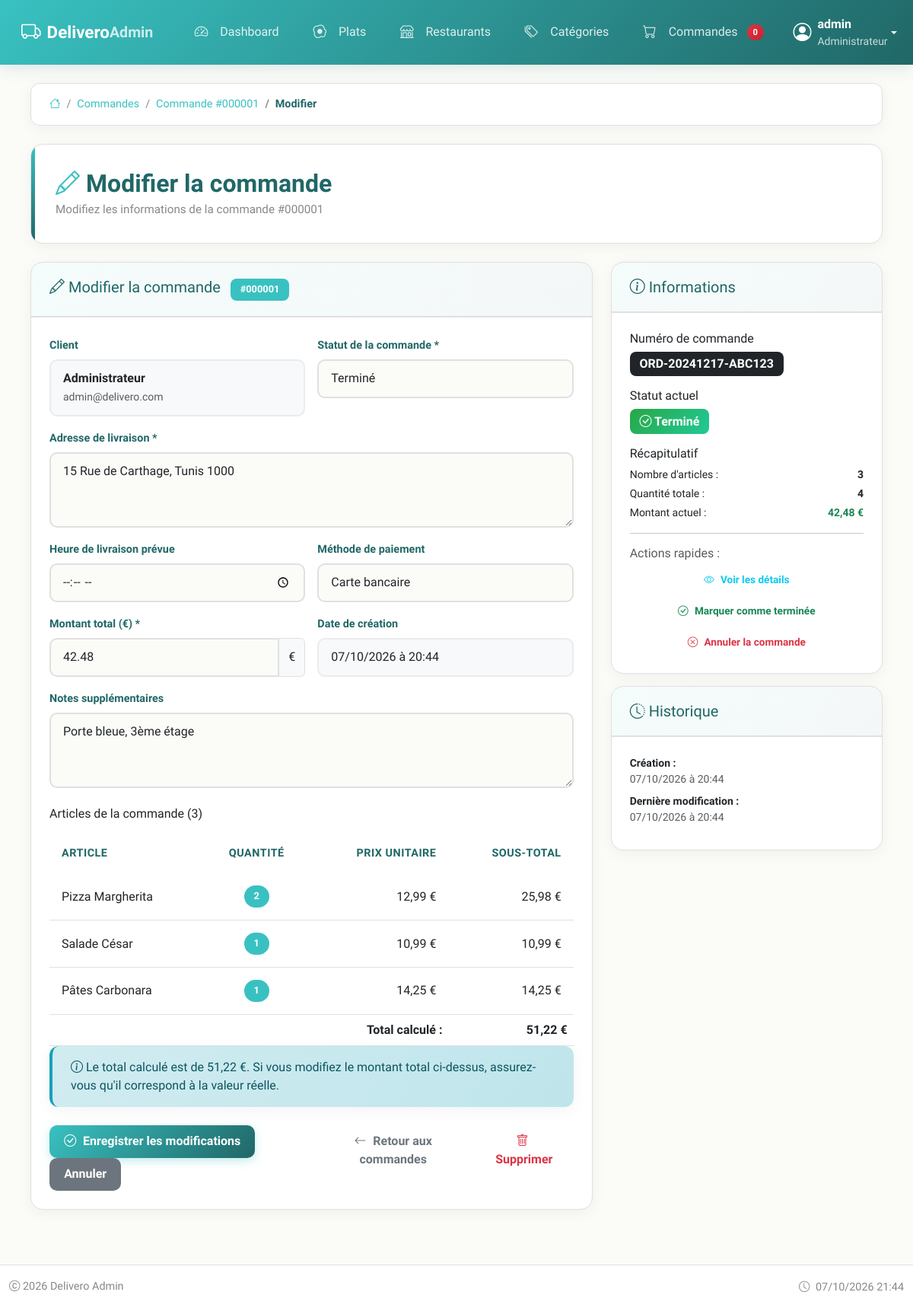
/admin/edit_order.php?id=1 (signed in), run on the app's committed database.
### tables this page shows
CREATE TABLE IF NOT EXISTS orders (
    id INT AUTO_INCREMENT PRIMARY KEY,
    order_number VARCHAR(20) UNIQUE NOT NULL,
    user_id INT,
    total DECIMAL(10,2) NOT NULL,
    status ENUM('pending', 'preparing', 'delivering', 'completed', 'cancelled') DEFAULT 'pending',
    delivery_address TEXT,
    delivery_time TIME,
    payment_method VARCHAR(50),
    notes TEXT,
    created_at TIMESTAMP DEFAULT CURRENT_TIMESTAMP,
    updated_at TIMESTAMP DEFAULT CURRENT_TIMESTAMP ON UPDATE CURRENT_TIMESTAMP,
    FOREIGN KEY (user_id) REFERENCES users(id) ON DELETE SET NULL,
    INDEX idx_order_number (order_number),
    INDEX idx_status (status),
    INDEX idx_created (created_at)
);

CREATE TABLE IF NOT EXISTS users (
    id INT AUTO_INCREMENT PRIMARY KEY,
    username VARCHAR(50) UNIQUE NOT NULL,
    email VARCHAR(100) UNIQUE NOT NULL,
    password VARCHAR(255) NOT NULL,
    full_name VARCHAR(100),
    phone VARCHAR(20),
    address TEXT,
    role ENUM('admin', 'user') DEFAULT 'user',
    is_active BOOLEAN DEFAULT TRUE,
    created_at TIMESTAMP DEFAULT CURRENT_TIMESTAMP,
    last_login TIMESTAMP NULL,
    INDEX idx_username (username),
    INDEX idx_email (email),
    INDEX idx_role (role)
);

CREATE TABLE IF NOT EXISTS order_items (
    id INT AUTO_INCREMENT PRIMARY KEY,
    order_id INT NOT NULL,
    dish_id INT,
    quantity INT NOT NULL,
    price DECIMAL(10,2) NOT NULL,
    subtotal DECIMAL(10,2) NOT NULL,
    FOREIGN KEY (order_id) REFERENCES orders(id) ON DELETE CASCADE,
    FOREIGN KEY (dish_id) REFERENCES dishes(id) ON DELETE SET NULL,
    INDEX idx_order (order_id),
    INDEX idx_dish (dish_id)
);

CREATE TABLE IF NOT EXISTS dishes (
    id INT AUTO_INCREMENT PRIMARY KEY,
    name VARCHAR(200) NOT NULL,
    description TEXT,
    price DECIMAL(10,2) NOT NULL,
    category_id INT,
    restaurant_id INT,
    image VARCHAR(255),
    preparation_time INT DEFAULT 20,
    is_available BOOLEAN DEFAULT TRUE,
    is_special BOOLEAN DEFAULT FALSE,
    is_vegetarian BOOLEAN DEFAULT FALSE,
    calories INT,
    ingredients TEXT,
    rating DECIMAL(3,1) DEFAULT 4.0,
    order_count INT DEFAULT 0,
    created_at TIMESTAMP DEFAULT CURRENT_TIMESTAMP,
    updated_at TIMESTAMP DEFAULT CURRENT_TIMESTAMP ON UPDATE CURRENT_TIMESTAMP,
    FOREIGN KEY (category_id) REFERENCES categories(id) ON DELETE SET NULL,
    FOREIGN KEY (restaurant_id) REFERENCES restaurants(id) ON DELETE SET NULL,
    INDEX idx_category (category_id),
    INDEX idx_restaurant (restaurant_id),
    INDEX idx_available (is_available),
    INDEX idx_special (is_special),
    INDEX idx_price (price)
);

### admin/templates/order_form.phtml (the view, shortened to what the rows shown need)
<div class="row">
    <div class="col-lg-8">
        <div class="card">
            <div class="card-header">
                <h5 class="card-title mb-0">
                    <i class="bi bi-pencil"></i> Modifier la commande
                    <span class="badge bg-primary ms-2">#<?= str_pad($order['id'], 6, '0', STR_PAD_LEFT) ?></span>
                </h5>
            </div>
            <div class="card-body">
                <form method="POST">
                    <div class="row g-3">
                        <div class="col-md-6">
                            <div class="form-control bg-light" readonly>
                                <strong><?= htmlspecialchars($order['full_name'] ?? $order['username']) ?></strong>
                                <?php if ($order['email']): ?>
                                    <br><small class="text-muted"><?= htmlspecialchars($order['email']) ?></small>
                                <?php endif; ?>
                            </div>
                        </div>
                        <div class="col-md-6">
                            <label for="status" class="form-label">Statut de la commande *</label>
                            <select class="form-select" id="status" name="status" required>
                                <option value="completed" <?= ($order['status'] == 'completed') ? 'selected' : '' ?>>Terminé</option>
                            </select>
                        </div>
                        <div class="col-12">
                            <label for="delivery_address" class="form-label">Adresse de livraison *</label>
                            <textarea class="form-control" id="delivery_address" name="delivery_address"
                                      rows="3" required><?= htmlspecialchars($order['delivery_address'] ?? '') ?></textarea>
                        </div>
                        <div class="col-md-6">
                            <label for="payment_method" class="form-label">Méthode de paiement</label>
                            <select class="form-select" id="payment_method" name="payment_method">
                                <option value="Carte bancaire" <?= ($order['payment_method'] == 'Carte bancaire') ? 'selected' : '' ?>>Carte bancaire</option>
                            </select>
                        </div>
                        <div class="col-md-6">
                            <div class="input-group">
                                <input type="number" class="form-control" id="total" name="total"
                                       step="0.01" min="0.01" value="<?= htmlspecialchars($order['total'] ?? '0.00') ?>" required>
                                <span class="input-group-text">€</span>
                            </div>
                        </div>
                        <div class="col-md-6">
                            <label class="form-label">Date de création</label>
                            <div class="form-control bg-light" readonly>
                                <?= date('d/m/Y à H:i', strtotime($order['created_at'])) ?>
                            </div>
                        </div>
                        <div class="col-12">
                            <label for="notes" class="form-label">Notes supplémentaires</label>
                            <textarea class="form-control" id="notes" name="notes"
                                      rows="3" placeholder="Instructions spéciales, allergies, etc."><?= htmlspecialchars($order['notes'] ?? '') ?></textarea>
                        </div>
                    </div>
                    <div class="mt-4">
                        <?php if (empty($items)): ?>
                            <div class="alert alert-warning">
                                <i class="bi bi-exclamation-triangle"></i> Aucun article dans cette commande.
                            </div>
                        <?php else: ?>
                            <div class="table-responsive">
                                <table class="table table-sm">
                                    <thead>
                                        <tr>
                                            <th>Article</th>
                                            <th class="text-center">Quantité</th>
                                            <th class="text-end">Prix unitaire</th>
                                            <th class="text-end">Sous-total</th>
                                        </tr>
                                    </thead>
                                    <tbody>
                                        <?php
                                        foreach ($items as $item):
                                            $item_subtotal = $item['quantity'] * $item['price'];
                                        ?>
                                        <tr>
                                            <td>
                                                <?= htmlspecialchars($item['dish_name'] ?? 'Article supprimé') ?>
                                            </td>
                                            <td class="text-center">
                                                <span class="badge bg-primary rounded-pill"><?= $item['quantity'] ?></span>
                                            </td>
                                            <td class="text-end">
                                                <?= number_format($item['price'], 2, ',', ' ') ?> €
                                            </td>
                                            <td class="text-end">
                                                <?= number_format($item_subtotal, 2, ',', ' ') ?> €
                                            </td>
                                        </tr>
                                        <?php endforeach; ?>
                                    </tbody>
                                </table>
                            </div>
                        <?php endif; ?>
                    </div>
                </form>
            </div>
        </div>
    </div>
    <div class="col-lg-4">
        <div class="card">
            <div class="card-body">
                <div class="mb-3">
                    <p class="mb-0">
                        <?php if ($order['order_number']): ?>
                            <span class="badge bg-dark fs-6"><?= htmlspecialchars($order['order_number']) ?></span>
                        <?php else: ?>
                            <span class="text-muted">Aucun numéro</span>
                        <?php endif; ?>
                    </p>
                </div>
                <div class="mb-3">
                    <h6>Statut actuel</h6>
                    <?php
                    $statusConfig = [
                        'pending' => ['class' => 'warning', 'icon' => 'clock', 'text' => 'En attente'],
                        'preparing' => ['class' => 'info', 'icon' => 'egg-fried', 'text' => 'Préparation'],
                        'delivering' => ['class' => 'primary', 'icon' => 'truck', 'text' => 'Livraison'],
                        'completed' => ['class' => 'success', 'icon' => 'check-circle', 'text' => 'Terminé'],
                        'cancelled' => ['class' => 'danger', 'icon' => 'x-circle', 'text' => 'Annulé']
                    ];
                    $config = $statusConfig[$order['status']];
                    ?>
                    <span class="badge bg-<?= $config['class'] ?> fs-6">
                        <i class="bi bi-<?= $config['icon'] ?>"></i>
                        <?= $config['text'] ?>
                    </span>
                </div>
                <div class="mb-3">
                    <div class="small">
                        <div class="d-flex justify-content-between">
                            <span>Montant actuel :</span>
                            <strong class="text-success"><?= number_format($order['total'], 2, ',', ' ') ?> €</strong>
                        </div>
                    </div>
                </div>
            </div>
        </div>
        <div class="card mt-3">
            <div class="card-body">
                <div class="small">
                    <div class="mb-2">
                        <strong>Création :</strong><br>
                        <span class="text-muted"><?= date('d/m/Y à H:i', strtotime($order['created_at'])) ?></span>
                    </div>
                    <div class="mb-2">
                        <strong>Dernière modification :</strong><br>
                        <span class="text-muted">
                            <?= $order['updated_at'] ? date('d/m/Y à H:i', strtotime($order['updated_at'])) : 'Jamais modifiée' ?>
                        </span>
                    </div>
                </div>
            </div>
        </div>
    </div>
</div>

### admin/templates/layout-admin.phtml (shortened to what the rows shown need)
<!DOCTYPE html>
<html lang="fr">
<head>
    <link href="https://cdn.jsdelivr.net/npm/bootstrap@5.3.0/dist/css/bootstrap.min.css" rel="stylesheet">
    <link rel="stylesheet" href="https://cdn.jsdelivr.net/npm/bootstrap-icons@1.11.1/font/bootstrap-icons.css">
    <link href="../css/admin-delivero.css" rel="stylesheet">
</head>
<body>
    <main class="container-fluid py-4">
        <?php if (isset($pageTitle)): ?>
        <div class="page-header mb-4">
            <div class="d-flex justify-content-between align-items-center">
                <div>
                    <h1 class="h2 mb-1">
                        <?php if (isset($pageIcon)): ?>
                            <i class="bi bi-<?= $pageIcon ?> me-2"></i>
                        <?php endif; ?>
                        <?= htmlspecialchars($pageTitle) ?>
                    </h1>
                    <?php if (isset($pageDescription)): ?>
                        <p class="text-muted mb-0"><?= htmlspecialchars($pageDescription) ?></p>
                    <?php endif; ?>
                </div>
            </div>
        </div>
        <?php endif; ?>
        <div class="admin-content">
            <?php include $template; ?>
        </div>
    </main>
</body>
</html>

### data on the page
orders: id "Modifiez les informations de la commande #000001", id "000001", user.full_name "Administrateur", user.email "admin@delivero.com", status "Terminé", delivery_address "15 Rue de Carthage, Tunis 1000", payment_method "Carte bancaire", total "42.48", created_at "07/10/2026 à 20:44", notes "Porte bleue, 3ème étage", order_number "ORD-20241217-ABC123", total "42,48", updated_at "07/10/2026 à 20:44"
order_items: dish.name "Pizza Margherita", quantity "2", price "12,99", item_subtotal "25,98"
order_items: dish.name "Salade César", quantity "1", price "10,99", item_subtotal "10,99"
order_items: dish.name "Pâtes Carbonara", quantity "1", price "14,25", item_subtotal "14,25"

### other printed values
$_SESSION['username'] "admin"
$crumb['title'] "Commandes"
$crumb['title'] "Commande #000001"
$crumb['title'] "Modifier"
$pageTitle "Modifier la commande"
count($items) "3"
$total_amount "51,22"
array_sum(array_column($items, 'quantity')) "4"
